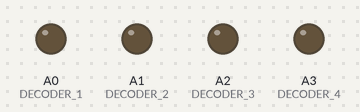
The sketch below on a simulated Arduino Uno, built with avr-gcc and run on an emulated ATmega328P. On the bench: output pins drawn as LEDs (lit = HIGH).

Above: at 0.1 s.
At 4.1 s:
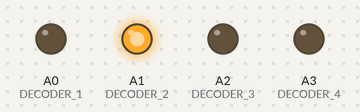
At 8.1 s:
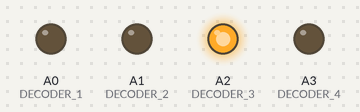
At 18.1 s:
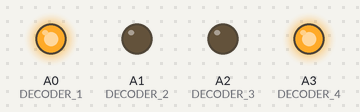
At 28.1 s:
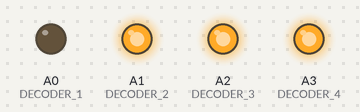
At 38.1 s:
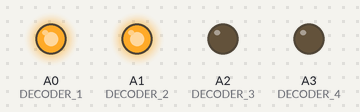
Timing chart, 0 to 39.6 s (numbered marks = the images above):
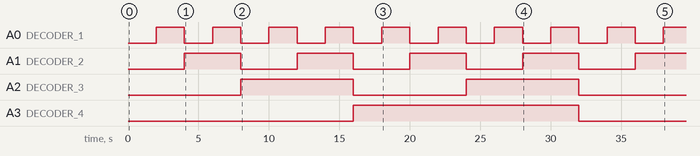

The sketch:

DecorderTesting.ino
```cpp
#include <Wire.h>

#define DECODER_1 A0
#define DECODER_2 A1
#define DECODER_3 A2
#define DECODER_4 A3
byte decoder[16][4] = {
 {0, 0, 0, 0}, {0, 0, 0, 1}, {0, 0, 1, 0}, {0, 0, 1, 1},
 {0, 1, 0, 0}, {0, 1, 0, 1}, {0, 1, 1, 0}, {0, 1, 1, 1},
 {1, 0, 0, 0}, {1, 0, 0, 1}, {1, 0, 1, 0}, {1, 0, 1, 1},
 {1, 1, 0, 0}, {1, 1, 0, 1}, {1, 1, 1, 0}, {1, 1, 1, 1}
};

void setup() {
  pinMode(DECODER_1, OUTPUT);
  pinMode(DECODER_2, OUTPUT);
  pinMode(DECODER_3, OUTPUT);
  pinMode(DECODER_4, OUTPUT);
}


void loop() {
  for (int i = 0; i < 16; i++) {
    decode(i);
    delay(2000);    //change accordingly
  }
}

// functions to select lines through decoder
void decode(int line)
{
  selectDecoderLines(decoder[line][3],decoder[line][2],decoder[line][1],decoder[line][0]);
}

void resetDecoder()
{
  selectDecoderLines(decoder[15][3],decoder[15][2],decoder[15][1],decoder[15][0]);
}

void selectDecoderLines(byte line1, byte line2, byte line3, byte line4){
  digitalWrite(DECODER_1, line1);
  digitalWrite(DECODER_2, line2);
  digitalWrite(DECODER_3, line3);
  digitalWrite(DECODER_4, line4);
}
```

Measured:
- by itself, A0 (DECODER_1): alternates HIGH for 2.0 s and LOW for 2.0 s
- by itself, A1 (DECODER_2): alternates HIGH for 4.0 s and LOW for 4.0 s
- by itself, A2 (DECODER_3): alternates HIGH for 8.0 s and LOW for 8.0 s
- by itself, A3 (DECODER_4): LOW → HIGH at 16.0 s, → LOW 16.0 s later
